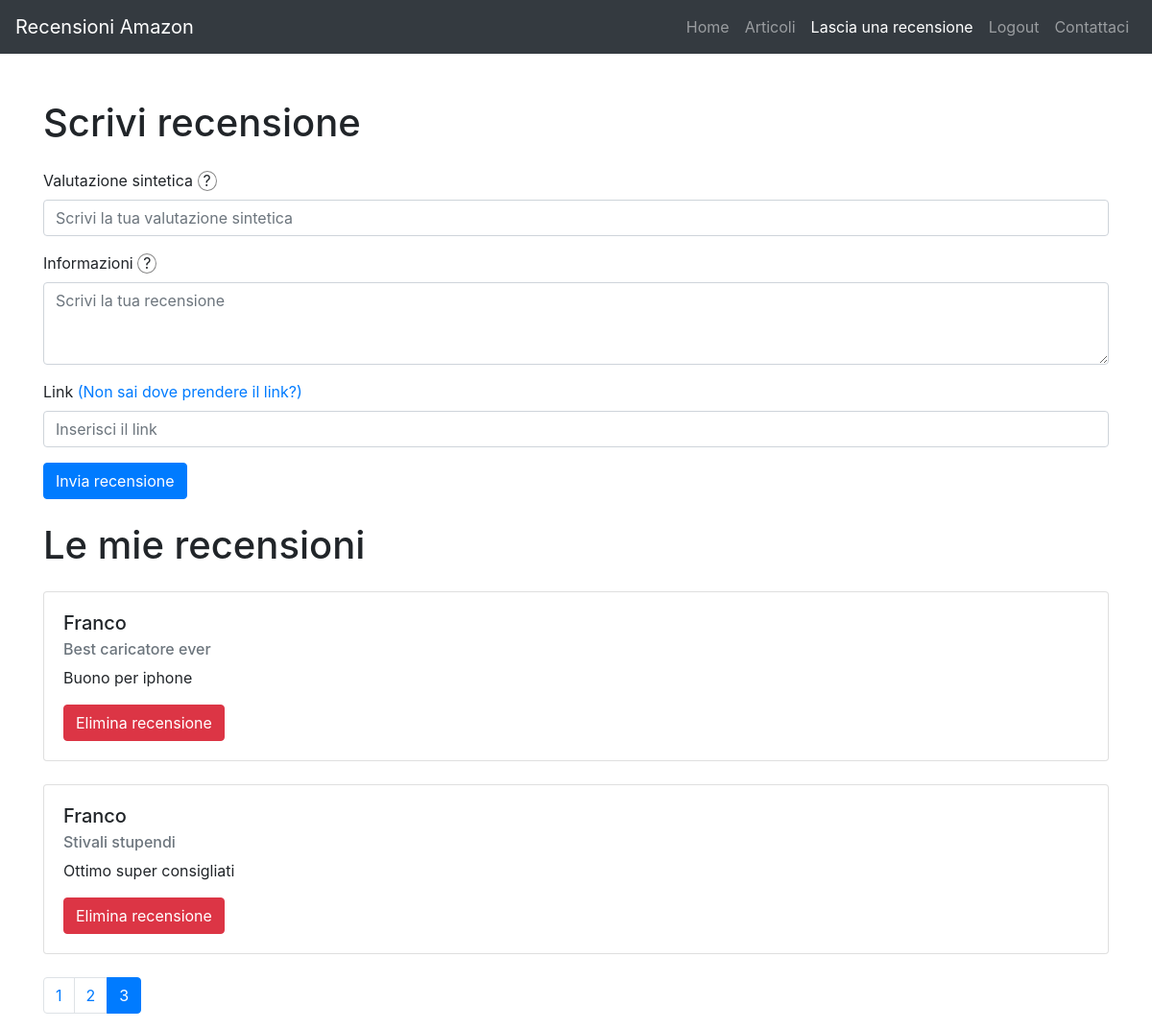
/scrivirecensione/page/3 (signed in), run on the app's committed database.
### tables this page shows
CREATE TABLE "recensioni" (
	"id"	INTEGER,
	"nome"	TEXT,
	"titolo"	TEXT,
	"info"	TEXT,
	"email_utente"	TEXT,
	"link"	TEXT,
	"articolo_id"	INTEGER COLLATE RTRIM,
	"valutazione"	INTEGER,
	FOREIGN KEY("email_utente") REFERENCES "utenti"("email"),
	FOREIGN KEY("articolo_id") REFERENCES "articoli"("id"),
	PRIMARY KEY("id" AUTOINCREMENT)
);

### CONTROLLER/controller.py (the view)
@controller.route("/scrivirecensione", defaults={'page': 1})
@controller.route("/scrivirecensione/page/<int:page>")
def scrivirecensione(page):
    if not session.get('logged_in'):
        flash('Effettua il login per accedere alla pagina.')
        return redirect(url_for('controller.loginpage'))
    email_utente = session.get('email')
    total_reviews = Review.count_reviews_by_email(g.db, email_utente)
    total_pages = math.ceil(total_reviews / ITEMS_PER_PAGE)
    reviews = Review.get_reviews_by_email_paged(g.db, email_utente, page, ITEMS_PER_PAGE)
    return render_template("recensioniscrivi.html", reviews=reviews, current_page=page, total_pages=total_pages)

### MODEL/models.py (called while the page is built)
    @staticmethod
    def count_reviews_by_email(db, email):
        cursor = db.cursor()
        try:
            cursor.execute("SELECT COUNT(id) FROM recensioni WHERE email_utente = ?", (email,))
            count = cursor.fetchone()[0]
            return count
        finally:
            cursor.close()

    @staticmethod
    def get_reviews_by_email_paged(db, email, page, limit):
        offset = (page - 1) * limit
        cursor = db.cursor()
        try:
            cursor.execute("SELECT * FROM recensioni WHERE email_utente = ? ORDER BY id DESC LIMIT ? OFFSET ?", (email, limit, offset))
            reviews_data = cursor.fetchall()
            reviews = []
            for review_data in reviews_data:
                review = Review(*review_data[0:8])
                reviews.append(review)
            return reviews
        finally:
            cursor.close()

### app.py (called while the page is built)
def get_db():
    db = getattr(g, '_database', None)
    if db is None:
        db = g._database = sqlite3.connect('database.db', check_same_thread=False)
    return db

@app.before_request
def before_request():
    g.db = get_db()

@app.teardown_request
def teardown_request(exception):
    db = getattr(g, '_database', None)
    if db is not None:
        db.close()
        g._database = None

### templates/recensioniscrivi.html (shortened to what this page needs)
<!DOCTYPE html>
<html lang="en">
<head>
  <link rel="stylesheet" href="https://stackpath.bootstrapcdn.com/bootstrap/4.5.2/css/bootstrap.min.css">
</head>
<body>
<nav class="navbar navbar-expand-lg navbar-dark bg-dark">
  <a class="navbar-brand" href="#">Recensioni Amazon</a>
  <div class="collapse navbar-collapse" id="navbarNav">
    <ul class="navbar-nav ml-auto">
      <li class="nav-item">
        <a class="nav-link" href="/">Home</a>
      </li>
      <li class="nav-item">
        <a class="nav-link" href="/articoli">Articoli</a>
      </li>
      <li class="nav-item">
        <a class="nav-link active" href="/scrivirecensione">Lascia una recensione</a>
      </li>
      {% if not session.logged_in %}
      <li class="nav-item">
        <a class="nav-link" href="/loginpage">Accedi</a>
      </li>
      <li class="nav-item">
        <a class="nav-link" href="/registrati">Registrati</a>
      </li>
      {% else %}
      <li class="nav-item">
        <a class="nav-link" href="/logout">Logout</a>
      </li>
      {% endif %}
      <li class="nav-item">
        <a class="nav-link" href="/contattaci">Contattaci</a>
      </li>
    </ul>
  </div>
</nav>
  <div class="container mt-5">
    <h1>Scrivi recensione</h1>
    {% if session.logged_in %}
<form action="{{ url_for('controller.immettirecensione') }}" method="POST" enctype="multipart/form-data" class="mt-4">
  <div class="form-group">
    <label for="titolo">Valutazione sintetica <span class="tooltip-icon">?
  </span></label>
    <input type="text" class="form-control" id="titolo" name="titolo" required placeholder="Scrivi la tua valutazione sintetica">
  </div>
  <div class="form-group">
    <label for="info">Informazioni <span class="tooltip-icon">?
  </span></label>
    <textarea class="form-control" id="info" name="info" rows="3" required placeholder="Scrivi la tua recensione"></textarea>
  </div>
  <div class="form-group">
    <label for="link">Link <a href="https://gifyu.com/image/S6SRh" id="linkHelp" target="_blank">(Non sai dove prendere il link?)</a></label>
    <input type="url" class="form-control" id="link" name="link" required placeholder="Inserisci il link">
  </div>
  <button type="submit" class="btn btn-primary">Invia recensione</button>
</form>
    {% else %}
    <p>Per scrivere una recensione, devi effettuare l'accesso.</p>
    <a href="/loginpage" class="btn btn-primary">Accedi</a>
    {% endif %}
<h1 class="mt-4">Le mie recensioni</h1>
{% for review in reviews %}
<div class="card mt-4">
  <div class="card-body">
    <h5 class="card-title">{{ review.nome }}</h5>
    <h6 class="card-subtitle mb-2 text-muted">{{ review.titolo }}</h6>
    <p class="card-text">{{ review.info }}</p>
    <form action="{{ url_for('controller.eliminarecensione', review_id=review.id) }}" method="POST">
      <button type="submit" class="btn btn-danger">Elimina recensione</button>
    </form>
  </div>
</div>
{% endfor %}
<div class="mt-4">
    <ul class="pagination">
        {% for page_num in range(1, total_pages+1) %}
            {% if page_num == current_page %}
                <li class="page-item active"><a class="page-link" href="#">{{ page_num }}</a></li>
            {% else %}
                <li class="page-item"><a class="page-link" href="{{ url_for('controller.scrivirecensione', page=page_num) }}">{{ page_num }}</a></li>
            {% endif %}
        {% endfor %}
    </ul>
</div>
</body>
</html>

### templates/recensioniscrivi.html (style rules this page uses)
.tooltip-icon { display: inline-block; position: relative; cursor: pointer; padding: 0 5px; border: 1px solid #888; border-radius: 50%; text-align: center; line-height: 1.2; }

### data on the page
recensioni: nome "Franco", titolo "Best caricatore ever", info "Buono per iphone"
recensioni: nome "Franco", titolo "Stivali stupendi", info "Ottimo super consigliati"

### other printed values
{{ page_num }} "1" "2"
{{ page_num }} "3"
